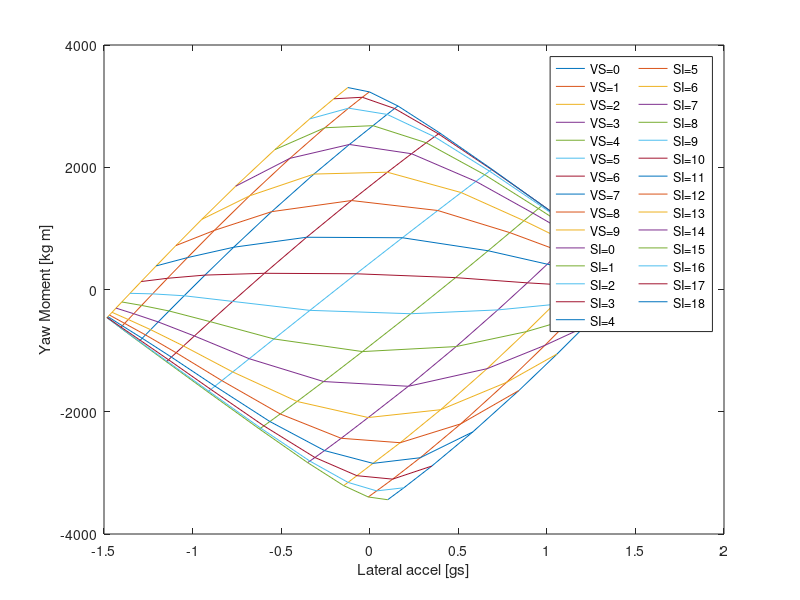

Recreate this plot in MATLAB.
clear all
clc

car = struct();%Definiciones del coche

g=9.81; %m/s^2

car.l=1.53; %longitud cotxe
car.a = 0.8;%Distancia ruedas del a cg
car.b = car.l-car.a;%Distancia ruedas tras a cg
car.Tf = 1.25;%Trackwith front
car.Tr = 1.15;%Trackwith rear
car.weight = 200+86; %Pes
car.Zrf=0.0963; %Roll center front
car.Zrr=0.12; %Roll center rear
car.H=0.1837;
car.Kf= 336.38; %roll stiffnes front
car.Kr= 313.41; %roll stiffnes rear
car.h= 0.28; 
car.copx=0.84; %centre de pressions
car.lambdaHy=1;
car.lambdaVy=1;
car.lambdauy=0.6; %scaling factor
car.lambdaKygamma=1;
car.lambdaCy=1;
car.lambdaEy=1;
car.lambdaKyalpha=1;
car.lambdaKygamma=1;
car.PF=0.75; %Front pressure Bar
car.PR=0.75; %Rrear pressure Bar
gammaF0=-1.5; %Front Camber deg
gammaR0=-1; %Rear Camber deg

tire = struct();%Valores adimensionales modelo de neumatico
tire.PCY1 = 1.5000; %shape factor (Afilar cantonades i estirar i atxatar)
tire.PDY1 = 2.35; %estirar o aixafar gràfica
tire.PDY2 = -0.4982;
tire.PDY3 = 10;
tire.PEY1 = -0.0028; %afilar cantonades
tire.PEY2 = 0.0019;
tire.PEY3 = -1.5129; %en negatiu s'afila la dreta i en postiu l'esquerra
tire.PEY4 = 230.59;
tire.PEY5 = -3.8505e+04;
tire.PKY1 = -25.5913;
tire.PKY2 = 1; %rotar sobre el centre antihorari
tire.PKY3 = 1.0000; 
tire.PKY4 = 2.0000; 
tire.PKY5 = -1.7614; 
tire.PKY6 = 4.1319;
tire.PKY7 = 2.4839;
tire.PHY1 = 0; %Desplaçar lateralment
tire.PHY2 = 0; %Desplaçar lateralment
tire.PVY1 = 0; %pujar i baixar la grafica sencera
tire.PVY2 = 0; %pujar i baixar la grafica sencera
tire.PVY3 = 0; %pujar i baixar la grafica sencera
tire.PVY4 = 2.9407;
tire.PPY1 = 0.2347; 
tire.PPY2 = 0.9613;
tire.PPY3 = -1.0855;
tire.PPY4 = -2;
tire.PPY5 = 0.0000;
tire.Fz0 = 1080;
tire.P0=0.97;
%Turn slip
z0=1;
z1=1;
z2=1;
z3=1;
z4=1;

%Ecuacio MZ(SA) Regressio 
a0m =       2.107;
a1m =      -3.933;
b1m =       61.61;
a2m =     -0.4837;
b2m =       10.06;
a3m =      0.7475;
b3m =        7.31;
a4m =      0.4277;
b4m =      -0.423;
a5m =       1.124;
b5m =       3.801;
wm =      0.2417;

MZ=@(SA)  a0m + a1m*cos(SA*wm) + b1m*sin(SA*wm) + a2m*cos(2*SA*wm) + b2m*sin(2*SA*wm) + a3m*cos(3*SA*wm) + b3m*sin(3*SA*wm) + a4m*cos(4*SA*wm) + b4m*sin(4*SA*wm) + a5m*cos(5*SA*wm) + b5m*sin(5*SA*wm);


%%%%%%%%%%%%%%%%%%%%%%%%%%%%%%%%%%%%%%%%%

%Imputs
Radi=9.125; %Radi de gir
deltadg=0:1:18;%Steering angles en graus
SI=deltadg'.*pi/180; %Steering angle en rad
R=sign(SI)*Radi;
Betadg=0:1:9; %Slip angle en graus
VS=Betadg'.*pi/180; %Slip angle rad
sliplim=15*pi/180; %Limit slip angle


%Izz=car.weight*(car.a^2+car.h^2); %Moment inercia
Wf=g*car.weight*car.b/(car.l);
Wr=g*car.weight*car.a/(car.l);


for i = 1:length(SI);
    Q=0; %es pel loop dels VS
    for j = 1:length(VS); 
        if Q==0
            w(i,j)=0.0000000001;
            Ay(i,j)=0;
            for k=1:10     
                
                df(i,j)=1.93*(w(i,j)*R(i)).^2; %Down Force
                dfR(i,j)=df(i,j)*car.copx/(1.53*2); %Down Force front
                dfF(i,j)=df(i,j)*(1.53-car.copx)/(1.53*2); %Down Force rear

                alphaFL(i,j)=((tan(VS(j))*(w(i,j)*R(i)))+(w(i,j)*car.a))./((w(i,j)*R(i))-w(i,j)*car.Tf/2)-SI(i); %slip angle front right en rad
                %alphaFL(i,j)=((tan(VS(j))*R)+car.a)./(R-car.Tf/2)-SI(i); %slip angle front left en rad
                if alphaFL(i,j)>sliplim;
                    alphaFL(i,j)=sliplim;
                elseif alphaFL(i,j)<-sliplim;
                    alphaFL(i,j)=-sliplim;
                end

                alphaFR(i,j)=((tan(VS(j))*(w(i,j)*R(i)))+(w(i,j)*car.a))./((w(i,j)*R(i))+w(i,j)*car.Tf/2)-SI(i); %slip angle front right en rad
                if alphaFR(i,j)>sliplim;
                    alphaFR(i,j)=sliplim;
                elseif alphaFR(i,j)<-sliplim;
                    alphaFR(i,j)=-sliplim;
                end

                alphaRL(i,j)=((tan(VS(j))*(w(i,j)*R(i)))-(w(i,j)*car.b))./((w(i,j)*R(i))-w(i,j)*car.Tr/2); %slip angle rear left en rad           
                if alphaRL(i,j)>sliplim;
                    alphaRL(i,j)=sliplim;
                elseif alphaRL(i,j)<-sliplim;
                    alphaRL(i,j)=-sliplim;
                end

                alphaRR(i,j)=((tan(VS(j))*(w(i,j)*R(i)))-(w(i,j)*car.b))./((w(i,j)*R(i))+w(i,j)*car.Tr/2); %slip angle rear right en rad
                if alphaRR(i,j)>sliplim;
                    alphaRR(i,j)=sliplim;
                elseif alphaRR(i,j)<-sliplim;
                    alphaRR(i,j)=-sliplim;
                end

                %Weight transfer
                WF(i,j)=Ay(i,j)*((g*car.weight/car.Tf)*((car.H*car.Kf/(car.Kf+car.Kr))+(car.b*car.Zrf/car.l))); %weight transfer front (La Ay es en g)
                WR(i,j)=Ay(i,j)*((g*car.weight/car.Tr)*((car.H*car.Kr/(car.Kf+car.Kr))+(car.a*car.Zrr/car.l))); %weight transfer rear (La Ay es en g)

                WFL(i,j)=WF(i,j);
                WFR(i,j)=-WF(i,j);
                WRL(i,j)=WR(i,j);
                WRR(i,j)=-WR(i,j);

                %Camber variation
                rollangle(i,j)=Ay(i,j)*car.weight*g*car.H/(car.Kr+car.Kf);
                gammaFL(i,j)=abs((gammaF0+0.55333*rollangle(i,j))*pi/180); %rollangle i camber en deg 
                gammaFR(i,j)=abs((gammaF0-0.55333*rollangle(i,j))*pi/180); %rollangle i camber en deg 
                gammaRL(i,j)=abs((gammaR0+0.55333*rollangle(i,j))*pi/180); %rollangle i camber en deg 
                gammaRR(i,j)=abs((gammaR0-0.55333*rollangle(i,j))*pi/180); %rollangle i camber en deg 


                %Front Left wheel
                FzFL(i,j) = (g*car.weight*car.b/(car.l*2))+WFL(i,j)+dfF(i,j);
                dfzFL(i,j)=(FzFL(i,j)-tire.Fz0)./tire.Fz0;
                dpiFL=(car.PF-tire.P0)/tire.P0;
                Shy0FL(i,j)=(tire.PHY1+tire.PHY2*dfzFL(i,j))*car.lambdaHy;
                Svy0FL(i,j)=FzFL(i,j)*(tire.PVY1+tire.PVY2*dfzFL(i,j))*car.lambdaVy*car.lambdauy*z2;
                SvygammaFL(i,j)=FzFL(i,j)*(tire.PVY3+tire.PVY4*dfzFL(i,j))*gammaFL(i,j)*car.lambdaKygamma*car.lambdauy*z2;
                SvyFL(i,j)=Svy0FL(i,j)+SvygammaFL(i,j);
                Kygamma0FL(i,j)=(tire.PKY6+tire.PKY7*dfzFL(i,j))*FzFL(i,j)*car.lambdaKygamma*(1+tire.PPY5*dpiFL);
                Kyalpha0FL(i,j)=tire.PKY1*tire.Fz0*(1+tire.PPY1*dpiFL)*sin(tire.PKY4*atan(FzFL(i,j)/((tire.PKY2*tire.Fz0*(1+tire.PPY2*dpiFL)))))*car.lambdaKyalpha;
                KyalphaFL(i,j)=tire.PKY1*tire.Fz0*(1+tire.PPY1*dpiFL)*sin(tire.PKY4*atan(FzFL(i,j)/((tire.PKY2+tire.PKY5*gammaFL(i,j)^2)*tire.Fz0*(1+tire.PPY2*dpiFL))))*(1-tire.PKY3*abs(gammaFL(i,j)))*car.lambdaKyalpha*z3;
                ShygammaFL(i,j)=((Kygamma0FL(i,j)*gammaFL(i,j)-SvygammaFL(i,j))/KyalphaFL(i,j))*z0+z4-1;
                ShyFL(i,j)=Shy0FL(i,j)+ShygammaFL(i,j);
                alphayFL(i,j)=-(alphaFL(i,j)+ShyFL(i,j));
                CyFL(i,j)=tire.PCY1*car.lambdaCy;
                uyFL(i,j)=(tire.PDY1+tire.PDY2*dfzFL(i,j))*(1+tire.PPY3*dpiFL+tire.PPY4*dpiFL^2)*(1-tire.PDY3*gammaFL(i,j)^2)*car.lambdauy;
                DyFL(i,j)=uyFL(i,j)*FzFL(i,j)*z2;
                EyFL(i,j)=(tire.PEY1+tire.PEY2*dfzFL(i,j))*(1+tire.PEY5*gammaFL(i,j)^2-(tire.PEY3+tire.PEY4*gammaFL(i,j))*sign(alphayFL(i,j)))*car.lambdaEy;
                ByFL(i,j)=KyalphaFL(i,j)/(CyFL(i,j)*DyFL(i,j));
                FypFL(i,j)=DyFL(i,j)*sin(CyFL(i,j)*atan(ByFL(i,j)*alphayFL(i,j)-EyFL(i,j).*(ByFL(i,j)*alphayFL(i,j)-atan(ByFL(i,j)*alphayFL(i,j)))))+SvyFL(i,j);
                %MF61Y:
                Gxalpha=1;%combined slip weiht function
                Svyk=0;%combined slip braking included
                FyFL(i,j)=-Gxalpha*FypFL(i,j)+Svyk;


                %Front Right wheel
                FzFR(i,j) = (g*car.weight*car.b/(car.l*2))+WFR(i,j)+dfF(i,j);
                dfzFR(i,j)=(FzFR(i,j)-tire.Fz0)./tire.Fz0;
                dpiFR=(car.PF-tire.P0)/tire.P0;
                Shy0FR(i,j)=(tire.PHY1+tire.PHY2*dfzFR(i,j))*car.lambdaHy;
                Svy0FR(i,j)=FzFR(i,j)*(tire.PVY1+tire.PVY2*dfzFR(i,j))*car.lambdaVy*car.lambdauy*z2;
                SvygammaFR(i,j)=FzFR(i,j)*(tire.PVY3+tire.PVY4*dfzFR(i,j))*gammaFR(i,j)*car.lambdaKygamma*car.lambdauy*z2;
                SvyFR(i,j)=Svy0FR(i,j)+SvygammaFR(i,j);
                Kygamma0FR(i,j)=(tire.PKY6+tire.PKY7*dfzFR(i,j))*FzFR(i,j)*car.lambdaKygamma*(1+tire.PPY5*dpiFR);
                Kyalpha0FR(i,j)=tire.PKY1*tire.Fz0*(1+tire.PPY1*dpiFR)*sin(tire.PKY4*atan(FzFR(i,j)/((tire.PKY2*tire.Fz0*(1+tire.PPY2*dpiFR)))))*car.lambdaKyalpha;
                KyalphaFR(i,j)=tire.PKY1*tire.Fz0*(1+tire.PPY1*dpiFR)*sin(tire.PKY4*atan(FzFR(i,j)/((tire.PKY2+tire.PKY5*gammaFR(i,j)^2)*tire.Fz0*(1+tire.PPY2*dpiFR))))*(1-tire.PKY3*abs(gammaFR(i,j)))*car.lambdaKyalpha*z3;
                ShygammaFR(i,j)=((Kygamma0FR(i,j)*gammaFR(i,j)-SvygammaFR(i,j))/KyalphaFR(i,j))*z0+z4-1;
                ShyFR(i,j)=Shy0FR(i,j)+ShygammaFR(i,j);
                alphayFR(i,j)=alphaFR(i,j)+ShyFR(i,j);
                CyFR(i,j)=tire.PCY1*car.lambdaCy;
                uyFR(i,j)=(tire.PDY1+tire.PDY2*dfzFR(i,j))*(1+tire.PPY3*dpiFR+tire.PPY4*dpiFR^2)*(1-tire.PDY3*gammaFR(i,j)^2)*car.lambdauy;
                DyFR(i,j)=uyFR(i,j)*FzFR(i,j)*z2;
                EyFR(i,j)=(tire.PEY1+tire.PEY2*dfzFR(i,j))*(1+tire.PEY5*gammaFR(i,j)^2-(tire.PEY3+tire.PEY4*gammaFR(i,j))*sign(alphayFR(i,j)))*car.lambdaEy;
                ByFR(i,j)=KyalphaFR(i,j)/(CyFR(i,j)*DyFR(i,j));
                FypFR(i,j)=DyFR(i,j)*sin(CyFR(i,j)*atan(ByFR(i,j)*alphayFR(i,j)-EyFR(i,j).*(ByFR(i,j)*alphayFR(i,j)-atan(ByFR(i,j)*alphayFR(i,j)))))+SvyFR(i,j);
                %MF61Y:
                Gxalpha=1;%conbined slip weiht function
                Svyk=0;%conbined slip braking included
                FyFR(i,j)=Gxalpha*FypFR(i,j)+Svyk;


                %Rear Left wheel
                FzRL(i,j) = (g*car.weight*car.a/(car.l*2))+WRL(i,j)+dfR(i,j);
                dfzRL(i,j)=(FzRL(i,j)-tire.Fz0)./tire.Fz0;
                dpiRL=(car.PR-tire.P0)/tire.P0;
                Shy0RL(i,j)=(tire.PHY1+tire.PHY2*dfzRL(i,j))*car.lambdaHy;
                Svy0RL(i,j)=FzRL(i,j)*(tire.PVY1+tire.PVY2*dfzRL(i,j))*car.lambdaVy*car.lambdauy*z2;
                SvygammaRL(i,j)=FzRL(i,j)*(tire.PVY3+tire.PVY4*dfzRL(i,j))*gammaRL(i,j)*car.lambdaKygamma*car.lambdauy*z2;
                SvyRL(i,j)=Svy0RL(i,j)+SvygammaRL(i,j);
                Kygamma0RL(i,j)=(tire.PKY6+tire.PKY7*dfzRL(i,j))*FzRL(i,j)*car.lambdaKygamma*(1+tire.PPY5*dpiRL);
                Kyalpha0RL(i,j)=tire.PKY1*tire.Fz0*(1+tire.PPY1*dpiRL)*sin(tire.PKY4*atan(FzRL(i,j)/((tire.PKY2*tire.Fz0*(1+tire.PPY2*dpiRL)))))*car.lambdaKyalpha;
                KyalphaRL(i,j)=tire.PKY1*tire.Fz0*(1+tire.PPY1*dpiRL)*sin(tire.PKY4*atan(FzRL(i,j)/((tire.PKY2+tire.PKY5*gammaRL(i,j)^2)*tire.Fz0*(1+tire.PPY2*dpiRL))))*(1-tire.PKY3*abs(gammaRL(i,j)))*car.lambdaKyalpha*z3;
                ShygammaRL(i,j)=((Kygamma0RL(i,j)*gammaRL(i,j)-SvygammaRL(i,j))/KyalphaRL(i,j))*z0+z4-1;
                ShyRL(i,j)=Shy0RL(i,j)+ShygammaRL(i,j);
                alphayRL(i,j)=-(alphaRL(i,j)+ShyRL(i,j));
                CyRL(i,j)=tire.PCY1*car.lambdaCy;
                uyRL(i,j)=(tire.PDY1+tire.PDY2*dfzRL(i,j))*(1+tire.PPY3*dpiRL+tire.PPY4*dpiRL^2)*(1-tire.PDY3*gammaRL(i,j)^2)*car.lambdauy;
                DyRL(i,j)=uyRL(i,j)*FzRL(i,j)*z2;
                EyRL(i,j)=(tire.PEY1+tire.PEY2*dfzRL(i,j))*(1+tire.PEY5*gammaRL(i,j)^2-(tire.PEY3+tire.PEY4*gammaRL(i,j))*sign(alphayRL(i,j)))*car.lambdaEy;
                ByRL(i,j)=KyalphaRL(i,j)/(CyRL(i,j)*DyRL(i,j));
                FypRL(i,j)=DyRL(i,j)*sin(CyRL(i,j)*atan(ByRL(i,j)*alphayRL(i,j)-EyRL(i,j).*(ByRL(i,j)*alphayRL(i,j)-atan(ByRL(i,j)*alphayRL(i,j)))))+SvyRL(i,j);
                %MF61Y:
                Gxalpha=1;%conbined slip weiht function
                Svyk=0;%conbined slip braking included
                FyRL(i,j)=-Gxalpha*FypRL(i,j)+Svyk;


                %Rear Right wheel
                FzRR(i,j) =(g*car.weight*car.a/(car.l*2))+WRR(i,j)+dfR(i,j);
                dfzRR(i,j)=(FzRR(i,j)-tire.Fz0)./tire.Fz0;
                dpiRR=(car.PR-tire.P0)/tire.P0;
                Shy0RR(i,j)=(tire.PHY1+tire.PHY2*dfzRR(i,j))*car.lambdaHy;
                Svy0RR(i,j)=FzRR(i,j)*(tire.PVY1+tire.PVY2*dfzRR(i,j))*car.lambdaVy*car.lambdauy*z2;
                SvygammaRR(i,j)=FzRR(i,j)*(tire.PVY3+tire.PVY4*dfzRR(i,j))*gammaRR(i,j)*car.lambdaKygamma*car.lambdauy*z2;
                SvyRR(i,j)=Svy0RR(i,j)+SvygammaRR(i,j);
                Kygamma0RR(i,j)=(tire.PKY6+tire.PKY7*dfzRR(i,j))*FzRR(i,j)*car.lambdaKygamma*(1+tire.PPY5*dpiRR);
                Kyalpha0RR(i,j)=tire.PKY1*tire.Fz0*(1+tire.PPY1*dpiRR)*sin(tire.PKY4*atan(FzRR(i,j)/((tire.PKY2*tire.Fz0*(1+tire.PPY2*dpiRR)))))*car.lambdaKyalpha;
                KyalphaRR(i,j)=tire.PKY1*tire.Fz0*(1+tire.PPY1*dpiRR)*sin(tire.PKY4*atan(FzRR(i,j)/((tire.PKY2+tire.PKY5*gammaRR(i,j)^2)*tire.Fz0*(1+tire.PPY2*dpiRR))))*(1-tire.PKY3*abs(gammaRR(i,j)))*car.lambdaKyalpha*z3;
                ShygammaRR(i,j)=((Kygamma0RR(i,j)*gammaRR(i,j)-SvygammaRR(i,j))/KyalphaRR(i,j))*z0+z4-1;
                ShyRR(i,j)=Shy0RR(i,j)+ShygammaRR(i,j);
                alphayRR(i,j)=alphaRR(i,j)+ShyRR(i,j);
                CyRR(i,j)=tire.PCY1*car.lambdaCy;
                uyRR(i,j)=(tire.PDY1+tire.PDY2*dfzRR(i,j))*(1+tire.PPY3*dpiRR+tire.PPY4*dpiRR^2)*(1-tire.PDY3*gammaRR(i,j)^2)*car.lambdauy;
                DyRR(i,j)=uyRR(i,j)*FzRR(i,j)*z2;
                EyRR(i,j)=(tire.PEY1+tire.PEY2*dfzRR(i,j))*(1+tire.PEY5*gammaRR(i,j)^2-(tire.PEY3+tire.PEY4*gammaRR(i,j))*sign(alphayRR(i,j)))*car.lambdaEy;
                ByRR(i,j)=KyalphaRR(i,j)/(CyRR(i,j)*DyRR(i,j));
                FypRR(i,j)=DyRR(i,j)*sin(CyRR(i,j)*atan(ByRR(i,j)*alphayRR(i,j)-EyRR(i,j).*(ByRR(i,j)*alphayRR(i,j)-atan(ByRR(i,j)*alphayRR(i,j)))))+SvyRR(i,j);
                %MF61Y:
                Gxalpha=1;%conbined slip weiht function
                Svyk=0;%conbined slip braking included
                FyRR(i,j)=Gxalpha*FypRR(i,j)+Svyk;


                %Izz(i,j)=(car.a/car.l)*(FzFL(i,j)+FzFR(i,j))*car.a^2+(car.b/car.l)*(FzRR(i,j)+FzRL(i,j))*car.b^2;
                if Q==0
                    Ay(i,j)=(FyFL(i,j)*(cos(SI(i)))+FyFR(i,j)*(cos(SI(i)))+(FyRR(i,j)+FyRL(i,j)))/(car.weight*g); %Acceleracio lateral o centripeta en g
                end
                %Ay(i,j)=(FyFL(i,j)*(cos(SI(i)-alphaFL(i,j)))+FyFR(i,j)*(cos(SI(i)-alphaFR(i,j)))+(FyRR(i,j)+FyRL(i,j)))/(car.weight*g); %Acceleracio lateral o centripeta
                YawMoment(i,j)=(FyFL(i,j).*cos(SI(i))+FyFR(i,j).*cos(SI(i)))*car.a-(FyRR(i,j)+FyRL(i,j))*car.b +MZ(alphaFL(i,j))+MZ(alphaFR(i,j))+MZ(alphaRL(i,j))+MZ(alphaRR(i,j));
                %YawMoment(i,j)=(FyFL(i,j).*cos(SI(i)-alphaFL(i,j))+FyFR(i,j).*cos(SI(i)-alphaFL(i,j)))*car.a-(FyRR(i,j)+FyRL(i,j))*car.b-MZ(alphaFL(i,j))-MZ(alphaFR(i,j))-MZ(alphaRL(i,j))-MZ(alphaRR(i,j));
                %YawAccel(i,j)=YawMoment(i,j)./Izz(i,j)*180/pi;
                %w(i,j)=Ay(i,j)*g/(w(i,j)*R);
                w(i,j)=-sign(SI(i))*sqrt(abs(Ay(i,j).*g/R(i)));  
                 %{
                if Ay(i,j)>0
                    Q=0;
                elseif Ay(i,j)<=0 %&& j>1
                    Q=1;
                    %Ay(i,j)=Ay(i,j-1);
                    Ay(i,j)=0;
                    for Q=1:1
                        df(i,j)=1.93*(w(i,j)*R(i)).^2; %Down Force
                        dfR(i,j)=df(i,j)*car.copx/(1.53*2); %Down Force front
                        dfF(i,j)=df(i,j)*(1.53-car.copx)/(1.53*2); %Down Force rear

                        alphaFL(i,j)=((tan(VS(j))*(w(i,j)*R(i)))+(w(i,j)*car.a))./((w(i,j)*R(i))-w(i,j)*car.Tf/2)-SI(i); %slip angle front right en rad
                        %alphaFL(i,j)=((tan(VS(j))*R)+car.a)./(R-car.Tf/2)-SI(i); %slip angle front left en rad
                        if alphaFL(i,j)>sliplim;
                            alphaFL(i,j)=sliplim;
                        elseif alphaFL(i,j)<-sliplim;
                            alphaFL(i,j)=-sliplim;
                        end

                        alphaFR(i,j)=((tan(VS(j))*(w(i,j)*R(i)))+(w(i,j)*car.a))./((w(i,j)*R(i))+w(i,j)*car.Tf/2)-SI(i); %slip angle front right en rad
                        if alphaFR(i,j)>sliplim;
                            alphaFR(i,j)=sliplim;
                        elseif alphaFR(i,j)<-sliplim;
                            alphaFR(i,j)=-sliplim;
                        end

                        alphaRL(i,j)=((tan(VS(j))*(w(i,j)*R(i)))-(w(i,j)*car.b))./((w(i,j)*R(i))-w(i,j)*car.Tr/2); %slip angle rear left en rad           
                        if alphaRL(i,j)>sliplim;
                            alphaRL(i,j)=sliplim;
                        elseif alphaRL(i,j)<-sliplim;
                            alphaRL(i,j)=-sliplim;
                        end

                        alphaRR(i,j)=((tan(VS(j))*(w(i,j)*R(i)))-(w(i,j)*car.b))./((w(i,j)*R(i))+w(i,j)*car.Tr/2); %slip angle rear right en rad
                        if alphaRR(i,j)>sliplim;
                            alphaRR(i,j)=sliplim;
                        elseif alphaRR(i,j)<-sliplim;
                            alphaRR(i,j)=-sliplim;
                        end

                        %Weight transfer
                        WF(i,j)=Ay(i,j)*((g*car.weight/car.Tf)*((car.H*car.Kf/(car.Kf+car.Kr))+(car.b*car.Zrf/car.l))); %weight transfer front (La Ay es en g)
                        WR(i,j)=Ay(i,j)*((g*car.weight/car.Tr)*((car.H*car.Kr/(car.Kf+car.Kr))+(car.a*car.Zrr/car.l))); %weight transfer rear (La Ay es en g)

                        WFL(i,j)=WF(i,j);
                        WFR(i,j)=-WF(i,j);
                        WRL(i,j)=WR(i,j);
                        WRR(i,j)=-WR(i,j);

                        %Camber variation
                        rollangle(i,j)=Ay(i,j)*car.weight*g*car.H/(car.Kr+car.Kf);
                        gammaFL(i,j)=abs((gammaF0+0.55333*rollangle(i,j))*pi/180); %rollangle i camber en deg 
                        gammaFR(i,j)=abs((gammaF0-0.55333*rollangle(i,j))*pi/180); %rollangle i camber en deg 
                        gammaRL(i,j)=abs((gammaR0+0.55333*rollangle(i,j))*pi/180); %rollangle i camber en deg 
                        gammaRR(i,j)=abs((gammaR0-0.55333*rollangle(i,j))*pi/180); %rollangle i camber en deg 


                        %Front Left wheel
                        FzFL(i,j) = (g*car.weight*car.b/(car.l*2))+WFL(i,j)+dfF(i,j);
                        dfzFL(i,j)=(FzFL(i,j)-tire.Fz0)./tire.Fz0;
                        dpiFL=(car.PF-tire.P0)/tire.P0;
                        Shy0FL(i,j)=(tire.PHY1+tire.PHY2*dfzFL(i,j))*car.lambdaHy;
                        Svy0FL(i,j)=FzFL(i,j)*(tire.PVY1+tire.PVY2*dfzFL(i,j))*car.lambdaVy*car.lambdauy*z2;
                        SvygammaFL(i,j)=FzFL(i,j)*(tire.PVY3+tire.PVY4*dfzFL(i,j))*gammaFL(i,j)*car.lambdaKygamma*car.lambdauy*z2;
                        SvyFL(i,j)=Svy0FL(i,j)+SvygammaFL(i,j);
                        Kygamma0FL(i,j)=(tire.PKY6+tire.PKY7*dfzFL(i,j))*FzFL(i,j)*car.lambdaKygamma*(1+tire.PPY5*dpiFL);
                        Kyalpha0FL(i,j)=tire.PKY1*tire.Fz0*(1+tire.PPY1*dpiFL)*sin(tire.PKY4*atan(FzFL(i,j)/((tire.PKY2*tire.Fz0*(1+tire.PPY2*dpiFL)))))*car.lambdaKyalpha;
                        KyalphaFL(i,j)=tire.PKY1*tire.Fz0*(1+tire.PPY1*dpiFL)*sin(tire.PKY4*atan(FzFL(i,j)/((tire.PKY2+tire.PKY5*gammaFL(i,j)^2)*tire.Fz0*(1+tire.PPY2*dpiFL))))*(1-tire.PKY3*abs(gammaFL(i,j)))*car.lambdaKyalpha*z3;
                        ShygammaFL(i,j)=((Kygamma0FL(i,j)*gammaFL(i,j)-SvygammaFL(i,j))/KyalphaFL(i,j))*z0+z4-1;
                        ShyFL(i,j)=Shy0FL(i,j)+ShygammaFL(i,j);
                        alphayFL(i,j)=-(alphaFL(i,j)+ShyFL(i,j));
                        CyFL(i,j)=tire.PCY1*car.lambdaCy;
                        uyFL(i,j)=(tire.PDY1+tire.PDY2*dfzFL(i,j))*(1+tire.PPY3*dpiFL+tire.PPY4*dpiFL^2)*(1-tire.PDY3*gammaFL(i,j)^2)*car.lambdauy;
                        DyFL(i,j)=uyFL(i,j)*FzFL(i,j)*z2;
                        EyFL(i,j)=(tire.PEY1+tire.PEY2*dfzFL(i,j))*(1+tire.PEY5*gammaFL(i,j)^2-(tire.PEY3+tire.PEY4*gammaFL(i,j))*sign(alphayFL(i,j)))*car.lambdaEy;
                        ByFL(i,j)=KyalphaFL(i,j)/(CyFL(i,j)*DyFL(i,j));
                        FypFL(i,j)=DyFL(i,j)*sin(CyFL(i,j)*atan(ByFL(i,j)*alphayFL(i,j)-EyFL(i,j).*(ByFL(i,j)*alphayFL(i,j)-atan(ByFL(i,j)*alphayFL(i,j)))))+SvyFL(i,j);
                        %MF61Y:
                        Gxalpha=1;%combined slip weiht function
                        Svyk=0;%combined slip braking included
                        FyFL(i,j)=-Gxalpha*FypFL(i,j)+Svyk;


                        %Front Right wheel
                        FzFR(i,j) = (g*car.weight*car.b/(car.l*2))+WFR(i,j)+dfF(i,j);
                        dfzFR(i,j)=(FzFR(i,j)-tire.Fz0)./tire.Fz0;
                        dpiFR=(car.PF-tire.P0)/tire.P0;
                        Shy0FR(i,j)=(tire.PHY1+tire.PHY2*dfzFR(i,j))*car.lambdaHy;
                        Svy0FR(i,j)=FzFR(i,j)*(tire.PVY1+tire.PVY2*dfzFR(i,j))*car.lambdaVy*car.lambdauy*z2;
                        SvygammaFR(i,j)=FzFR(i,j)*(tire.PVY3+tire.PVY4*dfzFR(i,j))*gammaFR(i,j)*car.lambdaKygamma*car.lambdauy*z2;
                        SvyFR(i,j)=Svy0FR(i,j)+SvygammaFR(i,j);
                        Kygamma0FR(i,j)=(tire.PKY6+tire.PKY7*dfzFR(i,j))*FzFR(i,j)*car.lambdaKygamma*(1+tire.PPY5*dpiFR);
                        Kyalpha0FR(i,j)=tire.PKY1*tire.Fz0*(1+tire.PPY1*dpiFR)*sin(tire.PKY4*atan(FzFR(i,j)/((tire.PKY2*tire.Fz0*(1+tire.PPY2*dpiFR)))))*car.lambdaKyalpha;
                        KyalphaFR(i,j)=tire.PKY1*tire.Fz0*(1+tire.PPY1*dpiFR)*sin(tire.PKY4*atan(FzFR(i,j)/((tire.PKY2+tire.PKY5*gammaFR(i,j)^2)*tire.Fz0*(1+tire.PPY2*dpiFR))))*(1-tire.PKY3*abs(gammaFR(i,j)))*car.lambdaKyalpha*z3;
                        ShygammaFR(i,j)=((Kygamma0FR(i,j)*gammaFR(i,j)-SvygammaFR(i,j))/KyalphaFR(i,j))*z0+z4-1;
                        ShyFR(i,j)=Shy0FR(i,j)+ShygammaFR(i,j);
                        alphayFR(i,j)=alphaFR(i,j)+ShyFR(i,j);
                        CyFR(i,j)=tire.PCY1*car.lambdaCy;
                        uyFR(i,j)=(tire.PDY1+tire.PDY2*dfzFR(i,j))*(1+tire.PPY3*dpiFR+tire.PPY4*dpiFR^2)*(1-tire.PDY3*gammaFR(i,j)^2)*car.lambdauy;
                        DyFR(i,j)=uyFR(i,j)*FzFR(i,j)*z2;
                        EyFR(i,j)=(tire.PEY1+tire.PEY2*dfzFR(i,j))*(1+tire.PEY5*gammaFR(i,j)^2-(tire.PEY3+tire.PEY4*gammaFR(i,j))*sign(alphayFR(i,j)))*car.lambdaEy;
                        ByFR(i,j)=KyalphaFR(i,j)/(CyFR(i,j)*DyFR(i,j));
                        FypFR(i,j)=DyFR(i,j)*sin(CyFR(i,j)*atan(ByFR(i,j)*alphayFR(i,j)-EyFR(i,j).*(ByFR(i,j)*alphayFR(i,j)-atan(ByFR(i,j)*alphayFR(i,j)))))+SvyFR(i,j);
                        %MF61Y:
                        Gxalpha=1;%conbined slip weiht function
                        Svyk=0;%conbined slip braking included
                        FyFR(i,j)=Gxalpha*FypFR(i,j)+Svyk;


                        %Rear Left wheel
                        FzRL(i,j) = (g*car.weight*car.a/(car.l*2))+WRL(i,j)+dfR(i,j);
                        dfzRL(i,j)=(FzRL(i,j)-tire.Fz0)./tire.Fz0;
                        dpiRL=(car.PR-tire.P0)/tire.P0;
                        Shy0RL(i,j)=(tire.PHY1+tire.PHY2*dfzRL(i,j))*car.lambdaHy;
                        Svy0RL(i,j)=FzRL(i,j)*(tire.PVY1+tire.PVY2*dfzRL(i,j))*car.lambdaVy*car.lambdauy*z2;
                        SvygammaRL(i,j)=FzRL(i,j)*(tire.PVY3+tire.PVY4*dfzRL(i,j))*gammaRL(i,j)*car.lambdaKygamma*car.lambdauy*z2;
                        SvyRL(i,j)=Svy0RL(i,j)+SvygammaRL(i,j);
                        Kygamma0RL(i,j)=(tire.PKY6+tire.PKY7*dfzRL(i,j))*FzRL(i,j)*car.lambdaKygamma*(1+tire.PPY5*dpiRL);
                        Kyalpha0RL(i,j)=tire.PKY1*tire.Fz0*(1+tire.PPY1*dpiRL)*sin(tire.PKY4*atan(FzRL(i,j)/((tire.PKY2*tire.Fz0*(1+tire.PPY2*dpiRL)))))*car.lambdaKyalpha;
                        KyalphaRL(i,j)=tire.PKY1*tire.Fz0*(1+tire.PPY1*dpiRL)*sin(tire.PKY4*atan(FzRL(i,j)/((tire.PKY2+tire.PKY5*gammaRL(i,j)^2)*tire.Fz0*(1+tire.PPY2*dpiRL))))*(1-tire.PKY3*abs(gammaRL(i,j)))*car.lambdaKyalpha*z3;
                        ShygammaRL(i,j)=((Kygamma0RL(i,j)*gammaRL(i,j)-SvygammaRL(i,j))/KyalphaRL(i,j))*z0+z4-1;
                        ShyRL(i,j)=Shy0RL(i,j)+ShygammaRL(i,j);
                        alphayRL(i,j)=-(alphaRL(i,j)+ShyRL(i,j));
                        CyRL(i,j)=tire.PCY1*car.lambdaCy;
                        uyRL(i,j)=(tire.PDY1+tire.PDY2*dfzRL(i,j))*(1+tire.PPY3*dpiRL+tire.PPY4*dpiRL^2)*(1-tire.PDY3*gammaRL(i,j)^2)*car.lambdauy;
                        DyRL(i,j)=uyRL(i,j)*FzRL(i,j)*z2;
                        EyRL(i,j)=(tire.PEY1+tire.PEY2*dfzRL(i,j))*(1+tire.PEY5*gammaRL(i,j)^2-(tire.PEY3+tire.PEY4*gammaRL(i,j))*sign(alphayRL(i,j)))*car.lambdaEy;
                        ByRL(i,j)=KyalphaRL(i,j)/(CyRL(i,j)*DyRL(i,j));
                        FypRL(i,j)=DyRL(i,j)*sin(CyRL(i,j)*atan(ByRL(i,j)*alphayRL(i,j)-EyRL(i,j).*(ByRL(i,j)*alphayRL(i,j)-atan(ByRL(i,j)*alphayRL(i,j)))))+SvyRL(i,j);
                        %MF61Y:
                        Gxalpha=1;%conbined slip weiht function
                        Svyk=0;%conbined slip braking included
                        FyRL(i,j)=-Gxalpha*FypRL(i,j)+Svyk;


                        %Rear Right wheel
                        FzRR(i,j) =(g*car.weight*car.a/(car.l*2))+WRR(i,j)+dfR(i,j);
                        dfzRR(i,j)=(FzRR(i,j)-tire.Fz0)./tire.Fz0;
                        dpiRR=(car.PR-tire.P0)/tire.P0;
                        Shy0RR(i,j)=(tire.PHY1+tire.PHY2*dfzRR(i,j))*car.lambdaHy;
                        Svy0RR(i,j)=FzRR(i,j)*(tire.PVY1+tire.PVY2*dfzRR(i,j))*car.lambdaVy*car.lambdauy*z2;
                        SvygammaRR(i,j)=FzRR(i,j)*(tire.PVY3+tire.PVY4*dfzRR(i,j))*gammaRR(i,j)*car.lambdaKygamma*car.lambdauy*z2;
                        SvyRR(i,j)=Svy0RR(i,j)+SvygammaRR(i,j);
                        Kygamma0RR(i,j)=(tire.PKY6+tire.PKY7*dfzRR(i,j))*FzRR(i,j)*car.lambdaKygamma*(1+tire.PPY5*dpiRR);
                        Kyalpha0RR(i,j)=tire.PKY1*tire.Fz0*(1+tire.PPY1*dpiRR)*sin(tire.PKY4*atan(FzRR(i,j)/((tire.PKY2*tire.Fz0*(1+tire.PPY2*dpiRR)))))*car.lambdaKyalpha;
                        KyalphaRR(i,j)=tire.PKY1*tire.Fz0*(1+tire.PPY1*dpiRR)*sin(tire.PKY4*atan(FzRR(i,j)/((tire.PKY2+tire.PKY5*gammaRR(i,j)^2)*tire.Fz0*(1+tire.PPY2*dpiRR))))*(1-tire.PKY3*abs(gammaRR(i,j)))*car.lambdaKyalpha*z3;
                        ShygammaRR(i,j)=((Kygamma0RR(i,j)*gammaRR(i,j)-SvygammaRR(i,j))/KyalphaRR(i,j))*z0+z4-1;
                        ShyRR(i,j)=Shy0RR(i,j)+ShygammaRR(i,j);
                        alphayRR(i,j)=alphaRR(i,j)+ShyRR(i,j);
                        CyRR(i,j)=tire.PCY1*car.lambdaCy;
                        uyRR(i,j)=(tire.PDY1+tire.PDY2*dfzRR(i,j))*(1+tire.PPY3*dpiRR+tire.PPY4*dpiRR^2)*(1-tire.PDY3*gammaRR(i,j)^2)*car.lambdauy;
                        DyRR(i,j)=uyRR(i,j)*FzRR(i,j)*z2;
                        EyRR(i,j)=(tire.PEY1+tire.PEY2*dfzRR(i,j))*(1+tire.PEY5*gammaRR(i,j)^2-(tire.PEY3+tire.PEY4*gammaRR(i,j))*sign(alphayRR(i,j)))*car.lambdaEy;
                        ByRR(i,j)=KyalphaRR(i,j)/(CyRR(i,j)*DyRR(i,j));
                        FypRR(i,j)=DyRR(i,j)*sin(CyRR(i,j)*atan(ByRR(i,j)*alphayRR(i,j)-EyRR(i,j).*(ByRR(i,j)*alphayRR(i,j)-atan(ByRR(i,j)*alphayRR(i,j)))))+SvyRR(i,j);
                        %MF61Y:
                        Gxalpha=1;%conbined slip weiht function
                        Svyk=0;%conbined slip braking included
                        FyRR(i,j)=Gxalpha*FypRR(i,j)+Svyk;
                        YawMoment(i,j)=(FyFL(i,j).*cos(SI(i))+FyFR(i,j).*cos(SI(i)))*car.a-(FyRR(i,j)+FyRL(i,j))*car.b +MZ(alphaFL(i,j))+MZ(alphaFR(i,j))+MZ(alphaRL(i,j))+MZ(alphaRR(i,j));
                    end
                    break
                end
                %}
                end
        end
    end
end

wmax=max(abs(w(:)))
Tskidpad= 2*pi/wmax
[M,N]=size(YawMoment);

%Plotting Yaw Moment versus Lateral Acceleration
figure
for i=1:N
    plot(Ay(:,i),YawMoment(:,i))
    hold on
end

for i=1:M
    plot(Ay(i,:),YawMoment(i,:))
    hold on
end
xlabel('Lateral accel [gs]')
ylabel('Yaw Moment [kg m]')
legendCell_VS = cellstr(num2str(VS*180/pi, 'VS=%-d'));
legendCell_SI = cellstr(num2str(SI*180/pi, 'SI=%-d'));
legend([legendCell_VS;legendCell_SI], 'NumColumns',2)


%{
figure
for i=1:N
    plot(Ay(:,i)/g,YawAccel(:,i))
    hold on
end
for i=1:M
    plot(Ay(i,:)/g,YawAccel(i,:))
    hold on
end
legendCell_VS = cellstr(num2str(VS', 'VS=%-d'));
legendCell_SI = cellstr(num2str(SI', 'SI=%-d'));
legend([legendCell_VS;legendCell_SI], 'NumColumns',2)
xlabel('Lateral accel [gs]')
ylabel('Yaw Accel [deg/s^2]')
%}
